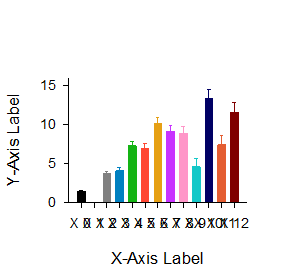
#> input picture templates/.old/bar.bmp, 295 x 272 px, given in place of ., which was not available
$ python -i _crop_images.py   (imports and definitions only)
#> lines starting #> are read from the running program, lines starting #| are printed output that depends on the picture; after the words box and inside, x2 and y2 are one past the last pixel; in counts of white or black regions, pixels touching at a corner belong together; pictures that were not available may be replaced by others from this repository, and a replacement may not be noted
#> pass 3 of the loop in crop_images, `for path in input_paths:`:
#> the loop made 34 passes; the first 3 are shown
#> in _crop_image, img is the input picture: shape (272, 295, 3); mean B, G, R 238.1, 237.3, 240.9
#!/usr/bin/env python3
# -*- coding: utf-8 -*-
# Timestamp: "2025-03-26 18:50:01 (ywatanabe)"
# File: /home/ywatanabe/win/documents/SigMacro/PySigMacro/src/pysigmacro/image/_crop_images.py
# ----------------------------------------
import os
__FILE__ = (
    "/home/ywatanabe/win/documents/SigMacro/PySigMacro/src/pysigmacro/image/_crop_images.py"
)
__DIR__ = os.path.dirname(__FILE__)
# ----------------------------------------

import cv2
import numpy as np
from PIL import Image, ImageOps
import glob


def _get_image_dpi(img):
    """Get the DPI of an image, defaulting to 96 if not available."""
    try:
        dpi_x, dpi_y = img.info.get("dpi", (96, 96))
        # Some images might return 0 for DPI
        return max(dpi_x, 1)  # Ensure DPI is at least 1
    except:
        return 96


# [4 lines left out: function _mm_to_pixels, not called in this run]


def _find_content_area(image_path):
    """
    Find the content area in an image by identifying non-white pixels.

    This function detects the bounding rectangle around all non-white
    content in the image.

    Args:
        image_path (str): Path to the image file

    Returns:
        tuple: (x, y, width, height) coordinates of the bounding rectangle

    Raises:
        FileNotFoundError: If the image cannot be read
    """
#> called with image_path = '.'
    # Check if it's a GIF file
    if image_path.lower().endswith(".gif"):
        try:
            # Use PIL for GIF files
            with Image.open(image_path) as img:
                # Convert to RGB for consistent processing
                img = img.convert("RGB")
                # Convert to numpy array for processing
                img_array = np.array(img)

                # Convert to grayscale
                gray = cv2.cvtColor(img_array, cv2.COLOR_RGB2GRAY)

                # Threshold the image to get all non-white areas
                _, thresh = cv2.threshold(
                    gray, 254, 255, cv2.THRESH_BINARY_INV
                )

                # Find all non-zero points
                points = cv2.findNonZero(thresh)

                # Get the bounding rectangle
                if points is not None:
                    x, y, w, h = cv2.boundingRect(points)
                    return x, y, w, h
                else:
                    # If no points found, return the whole image
                    h, w = img_array.shape[:2]
                    return 0, 0, w, h
        except Exception as e:
            print(f"Error processing GIF with PIL: {e}")
            # Fall back to default dimensions
            return 0, 0, 100, 100

    # For non-GIF files, use OpenCV
    img = cv2.imread(image_path)
    if img is None:
        raise FileNotFoundError(f"Unable to read image file: {image_path}")

    # Convert to grayscale
    gray = cv2.cvtColor(img, cv2.COLOR_BGR2GRAY)
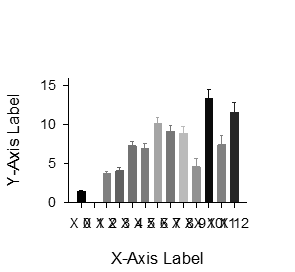
#> gray: shape (272, 295); min 0, max 255, mean 238.4

    # Threshold the image to get all non-white areas.
    # Set the threshold close to 255 to exclude only white or nearly white areas.
    _, thresh = cv2.threshold(gray, 254, 255, cv2.THRESH_BINARY_INV)
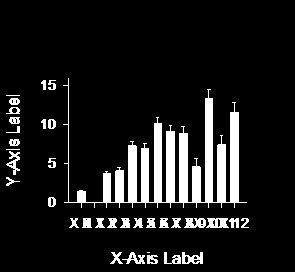
#> thresh: shape (272, 295); 10.9% white; 35 white regions (3 under 20 px), largest, box (x1, y1, x2, y2) and area: (63, 78, 247, 208) 6428, (206, 218, 229, 228) 167, (184, 218, 206, 228) 160

    # Find all non-zero points (colored or non-white pixels)
    points = cv2.findNonZero(thresh)
#> points = contour of 8753 points, box (x1, y1, x2, y2) (6, 78, 249, 264), area 670

    # Get the bounding rectangle around the non-zero points
    if points is not None:
        x, y, w, h = cv2.boundingRect(points)
#> x = 6; y = 78; w = 243; h = 186
        return x, y, w, h
    else:
        # If no points found, return the whole image
        h, w = img.shape[:2]
        return 0, 0, w, h


def _crop_image(input_path, margin=30):
    """
    Crop an image to its content area plus a specified margin.

    This function detects the content area and crops the image around it,
    adding a margin of the specified number of pixels.

    Args:
        input_path (str): Path to the input image
        margin (int, optional): Margin in pixels to add around content. Defaults to 30.

    Returns:
        PIL.Image: Cropped image

    Raises:
        FileNotFoundError: If the image cannot be read
    """
    # Check if it's a GIF file
    if input_path.lower().endswith(".gif"):
        try:
            # Use PIL for GIF files
            with Image.open(input_path) as img:
                # Check if GIF has multiple frames
                is_animated = hasattr(img, "n_frames") and img.n_frames > 1

                # Find content area
                x, y, w, h = _find_content_area(input_path)

                # Calculate coordinates with margin
                x_start = max(x - margin, 0)
                y_start = max(y - margin, 0)
                x_end = min(x + w + margin, img.width)
                y_end = min(y + h + margin, img.height)

                if is_animated:
                    # Process all frames for animated GIFs
                    frames = []
                    for frame_idx in range(img.n_frames):
                        img.seek(frame_idx)
                        frame_copy = img.copy()
                        cropped_frame = frame_copy.crop(
                            (x_start, y_start, x_end, y_end)
                        )
                        frames.append(cropped_frame)

                    # Return the first frame for now (we'll handle animation later)
                    return frames[0]
                else:
                    # Crop the image (single frame)
                    cropped_img = img.crop((x_start, y_start, x_end, y_end))
                    return cropped_img
        except Exception as e:
            print(f"Error processing GIF with PIL: {e}")
            # Continue with OpenCV method as fallback

    # For non-GIF files, use OpenCV
    img = cv2.imread(input_path)
    if img is None:
        raise FileNotFoundError(f"Unable to read image file: {input_path}")

    # Find the content area
    x, y, w, h = _find_content_area(input_path)
#> x = 6; y = 78; w = 243; h = 186

    # Calculate the coordinates with margin, clamping to the image boundaries
    x_start = max(x - margin, 0)
#> x_start = 0
    y_start = max(y - margin, 0)
#> y_start = 48
    x_end = min(x + w + margin, img.shape[1])
#> x_end = 279
    y_end = min(y + h + margin, img.shape[0])
#> y_end = 272

    # Crop the image using the bounding rectangle with margin
    cropped_img = img[y_start:y_end, x_start:x_end]
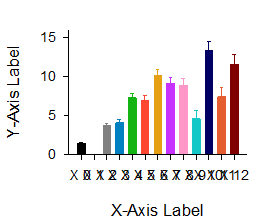
#> cropped_img: shape (224, 279, 3); mean B, G, R 233.3, 232.3, 236.8

    # Convert OpenCV image to PIL Image
    pil_img = Image.fromarray(cv2.cvtColor(cropped_img, cv2.COLOR_BGR2RGB))
    return pil_img


def _save_image(image, output_path):
    """
    Save an image to the specified output path.

    This function ensures the output path has a valid extension (defaults to PNG)
    and saves the image.

    Args:
        image (PIL.Image): The image to save
        output_path (str): The path where the image will be saved
    """
    # Check if output path has extension
    base, ext = os.path.splitext(output_path)
    if not ext:
        # Default to PNG if no extension
        output_path = f"{base}.png"

    # Save the image
    image.save(output_path)
    print(f"\nImage saved as {output_path}")


# [60 lines left out: function add_margins, not called in this run]


def crop_images(
    input_paths,
    margin=30,
    width_mm=None,
    height_mm=None,
    output_dir=None,
    force=False,
):
    """
    Crop multiple images to their content area plus margin.

    This function processes one or more images, detecting content areas,
    applying specified margins, and optionally adjusting to target dimensions.

    Args:
        input_paths (list): List of paths to input images, wildcards allowed
        margin (int, optional): Margin in pixels to add around content. Defaults to 30.
        width_mm (float, optional): Target width in millimeters
        height_mm (float, optional): Target height in millimeters
        output_dir (str, optional): Directory to save output images
        force (bool, optional): Whether to overwrite existing files. Defaults to False.
    """
    # Expand file paths (in case wildcards were used)
    input_files = []
    for path in input_paths:
        if os.path.isfile(path):
            input_files.append(path)
        else:
            # Use glob to expand wildcards
            expanded = glob.glob(path)
            input_files.extend(expanded)

    if not input_files:
        print("No input files found!")
    else:
        for input_path in input_files:
            try:
                # Determine output path
                if output_dir:
                    # Ensure output directory exists
                    os.makedirs(output_dir, exist_ok=True)
                    # Create output path in specified directory
                    filename = os.path.basename(input_path)
                    basename, ext = os.path.splitext(filename)
                    # Remove previous '_cropped' suffixes
                    basename = basename.replace("_cropped", "")
                    output_path = os.path.join(
                        output_dir, f"{basename}_cropped{ext}"
                    )
                else:
                    # Default: save in same directory as input
                    basename, ext = os.path.splitext(input_path)
                    # Remove previous '_cropped' suffixes
                    basename = basename.replace("_cropped", "")
                    output_path = f"{basename}_cropped{ext}"

                if os.path.exists(output_path) and (not force):
                    print(f"Output path: {output_path} exists. Skipping...")
                    continue

                # Crop the image
                cropped_img = _crop_image(input_path, margin=margin)

                # Add margins if dimensions specified
                if width_mm or height_mm:
                    cropped_img = add_margins(
                        cropped_img, width_mm=width_mm, height_mm=height_mm
                    )

                # Get the DPI for reporting
                dpi = _get_image_dpi(cropped_img)
#> in _get_image_dpi, `dpi_x, dpi_y = img.info.get("dpi", (96, 96))`: dpi_x = 96
#> dpi = 96

                # Calculate actual dimensions for reporting
                width_px = cropped_img.width
#> width_px = 279
                height_px = cropped_img.height
#> height_px = 224
                print(
                    f"Adding margins to meet target dimensions: width={width_px}px, height={height_px}px (DPI: {dpi})"
                )
#| Adding margins to meet target dimensions: width=279px, height=224px (DPI: 96)

                # Save the processed image
                _save_image(cropped_img, output_path)
#> pass 3 of the loop in crop_images, `for input_path in input_files:`:
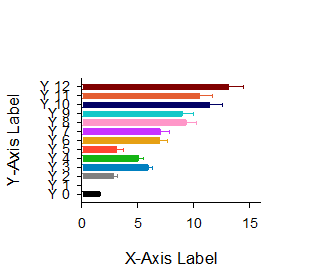
#> input picture templates/.old/barh.bmp, 309 x 272 px, given in place of , which was not available
#> in _crop_image, img is the input picture: shape (272, 309, 3); mean B, G, R 239, 238, 240.7
#> gray: shape (272, 309)
#> in _find_content_area (call 3), `_, thresh = cv2.threshold(gray, 254, 255, cv2.THRESH_BINARY_INV)`:
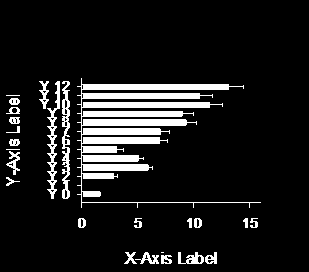
#> thresh: shape (272, 309); 10.9% white; 25 white regions (3 under 20 px), largest, box (x1, y1, x2, y2) and area: (77, 78, 261, 208) 6652, (62, 81, 70, 199) 567, (47, 81, 60, 199) 539
#> points = contour of 9166 points, box (x1, y1, x2, y2) (6, 78, 261, 264), area 6636
#> in _find_content_area (call 3), `x, y, w, h = cv2.boundingRect(points)`: w = 255
#> x_end = 291
#> in _crop_image (call 3), `cropped_img = img[y_start:y_end, x_start:x_end]`:
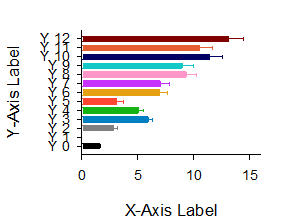
#> cropped_img: shape (224, 291, 3); mean B, G, R 234.3, 233.1, 236.5
#> pil_img: PIL image 291x224 RGB
#| Adding margins to meet target dimensions: width=291px, height=224px (DPI: 96)
#> the loop made 16 passes; the first 3 are shown
            except Exception as e:
                print(f"Error processing {input_path}: {e}")


# [54 lines left out: function _parse_args, not called in this run]


# [9 lines not run here, left out]

# EOF

>>> result = crop_images('../../../../templates/.old/bar.bmp')
